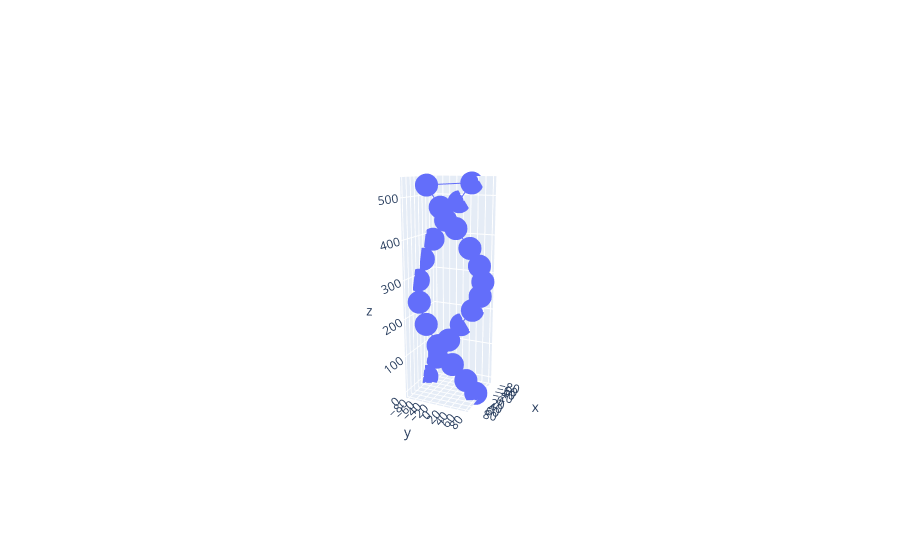

Here is the notebook cell this chart was saved with:
### Code cell
def plot_points(points, saveto = None):
    fig = go.Figure()

    x,y,z = points.T
    fig.add_trace(go.Scatter3d(x=x, y=y, z=z,))

    fig.update_layout(
    scene=dict(
        aspectmode='data'   # ensures equal scaling for x, y, z
    )
    )    

    fig.update_layout(
    dragmode="turntable",        # intuitive rotation
    scene_camera=dict(eye=dict(x=4, y=1.8, z=1.2)),  # pleasant starting view
    )

    fig.show()

    if saveto is not None:
        fig.write_html(saveto)


def plot_helix(L, theta, tau, segments = 45, saveto = None, double_helix = True):

    data = full_helix_calculation(L, theta, tau, segments = segments)
    points = data[0]

    if double_helix:
        points2 = points.copy()
        points2 = turn_spiral_about_z_axis(points2)
        points = np.vstack((points, points2[::-1]))

    plot_points(points, saveto)


plot_helix(60, 15, 20, segments = 12, saveto = "helix.html", double_helix = True)

### Figure 1 — Plotly figure (JSON) as saved in the notebook; plotly's stock layout.template omitted (floating-point values rounded to 4 significant figures)
{"data": [{"type": "scatter3d", "x": [-17.85, -50.22, -73.21, -82.53, -76.44, -56.08, -25.25, 10.29, 43.91, 69.34, 81.82, 79.02, -79.02, -81.82, -69.34, -43.91, -10.29, 25.25, 56.08, 76.44, 82.53, 73.21, 50.22, 17.85], "y": [-80.67, -65.6, -38.29, -3.835, 31.34, 60.66, 78.66, 81.97, 69.98, 44.92, 11.47, -24.12, 24.12, -11.47, -44.92, -69.98, -81.97, -78.66, -60.66, -31.34, 3.835, 38.29, 65.6, 80.67], "z": [0.0, 48.22, 96.45, 144.7, 192.9, 241.1, 289.3, 337.6, 385.8, 434.0, 482.2, 530.5, 530.5, 482.2, 434.0, 385.8, 337.6, 289.3, 241.1, 192.9, 144.7, 96.45, 48.22, 0.0]}], "layout": {"dragmode": "turntable", "scene": {"aspectmode": "data", "camera": {"eye": {"x": 4, "y": 1.8, "z": 1.2}}}}}
